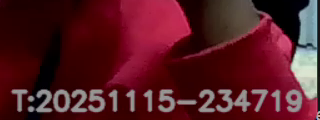
#> input picture sample_roi.png, 320 x 120 px, given in place of the camera
$ python glare_rescue.py   (older library calls are emulated)
#> lines starting #> are read from the running program, lines starting #| are printed output that depends on the picture
#> further down, frame is the input picture: shape (120, 320, 3); mean B, G, R 34.9, 27.3, 85.9
import cv2
import numpy as np
import matplotlib.pyplot as plt

# --- NEW: MSR (Multi-Scale Retinex) in HSV SPACE ---

# [64 lines left out: functions apply_msr_hsv, apply_unsharp_mask, not called in this run]

def get_image_viability_stats(frame, dark_thresh=40, bright_thresh=250):
    """Analyzes a frame using the "Loss of Detail" metric."""
#> called with dark_thresh = 50, bright_thresh = 252
    gray = cv2.cvtColor(frame, cv2.COLOR_BGR2GRAY)
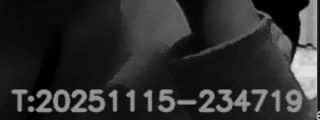
#> gray: shape (120, 320); min 0, max 228, mean 45.7
    hist = cv2.calcHist([gray], [0], None, [256], [0, 256])
#> hist = 256 values, max 1426 at index 20, min 0 at index 168, mean 150
    total_pixels = gray.shape[0] * gray.shape[1]
#> total_pixels = 38400

    dark_pixels = np.sum(hist[0:dark_thresh])
#> dark_pixels = 26241
    bright_pixels = np.sum(hist[bright_thresh:256])
#> bright_pixels = 0
    mid_tone_pixels = np.sum(hist[dark_thresh:bright_thresh])
#> mid_tone_pixels = 12159

    dark_pct = (dark_pixels / total_pixels) * 100
#> dark_pct = 68.34
    bright_pct = (bright_pixels / total_pixels) * 100
#> bright_pct = 0
    mid_pct = (mid_tone_pixels / total_pixels) * 100
#> mid_pct = 31.66

    # --- "LOSS OF DETAIL" METRIC ---
    threshold_dark_pct = 30.0
    threshold_bright_pct = 1.0
    threshold_mid_pct = 60.0

    is_glare = (
        dark_pct > threshold_dark_pct and
        bright_pct > threshold_bright_pct and
        mid_pct < threshold_mid_pct
    )
#> is_glare = False

    return is_glare, dark_pct, mid_pct, bright_pct, hist, gray

# --- Standalone Test Harness ---
if __name__ == "__main__":

    print("Starting glare rescue test...")
    print("...Press 'm' to toggle rescue mode: CLAHE vs MSR (HSV)")
    print("Press 'q' in the OpenCV window to quit.")

    # --- Setup ---
    cap = cv2.VideoCapture(0)
    if not cap.isOpened():
        print("ERROR: Cannot open camera.")
        exit()

    clahe = cv2.createCLAHE(clipLimit=16.0, tileGridSize=(4, 4))

    # --- Rescue Mode State ---
    rescue_mode = 'CLAHE' # Start with CLAHE

    # --- Matplotlib Setup ---
    plt.ion()
    fig, (ax1, ax2) = plt.subplots(2, 1, figsize=(8, 8))
    fig.suptitle('Live Histogram Analysis', fontsize=16)

    ax1.set_title("Continuous Histogram (0-255)")
    x_continuous = np.arange(256)
    line_continuous, = ax1.plot(x_continuous, np.zeros(256), color='b')
    ax1.set_xlim(0, 255)
    ax1.axvline(x=40, color='r', linestyle='--')
    ax1.axvline(x=250, color='r', linestyle='--')

    ax2.set_title("Bucket-wise Histogram (~10 Intensity Buckets)")
    nbins = 26
    x_bucketed = np.arange(nbins)
    rects_bucketed = ax2.bar(x_bucketed, np.zeros(nbins), width=1.0, color='g')
    ax2.set_xlim(0, nbins - 1)

    plt.tight_layout(rect=(0, 0.03, 1, 0.95))

    # --- Main Loop ---
    while True:
        ret, frame = cap.read()
        if not ret:
            break

        is_glare, dark_pct, mid_pct, bright_pct, hist, gray = get_image_viability_stats(
            frame, dark_thresh=50, bright_thresh=252
        )
#> is_glare = False; dark_pct = 68.34; mid_pct = 31.66; bright_pct = 0

        # 2. --- ACTIVE DEFENSE LOGIC (with TOGGLE) ---
        if is_glare:
            if rescue_mode == 'CLAHE':
                # --- 1. CLAHE Rescue ---
                lab_frame = cv2.cvtColor(frame, cv2.COLOR_BGR2LAB)
                l, a, b = cv2.split(lab_frame)
                l_clahe = clahe.apply(l)
                enhanced_lab_frame = cv2.merge((l_clahe, a, b))
                clahe_rescued_frame = cv2.cvtColor(enhanced_lab_frame, cv2.COLOR_LAB2BGR)

                # --- 2. Sharpening ---
                processed_frame = apply_unsharp_mask(clahe_rescued_frame, amount=1.0)

                # --- 3. NEW HACK: TAME HIGHLIGHTS ---
                # Find the original blown-out highlights
                gray_raw = cv2.cvtColor(frame, cv2.COLOR_BGR2GRAY)
                ret, mask = cv2.threshold(gray_raw, 252, 255, cv2.THRESH_BINARY)
                # Set those pixels to a neutral gray
                processed_frame[mask > 0] = (150, 150, 150)
                # --- END OF HACK ---

                status_text = "GLARE (RESCUE: CLAHE + HACK)"
                text_color = (0, 0, 255) # Red

            else: # rescue_mode == 'MSR'
                # --- NEW: MSR in HSV space ---
                processed_frame = apply_msr_hsv(frame)

                status_text = "GLARE (RESCUE: MSR)"
                text_color = (0, 165, 255) # Orange

        else:
            # No glare
            processed_frame = frame
            status_text = "Status: Normal"
            text_color = (0, 255, 0) # Green

        # 3. Add status text
        cv2.putText(processed_frame, status_text,
                    (10, 30), cv2.FONT_HERSHEY_SIMPLEX,
                    0.7, text_color, 2)

        # 4. Add the percentage stats
        h, w, _ = frame.shape
#> h = 120; w = 320
        stats_text_1 = f"Dark %: {dark_pct:.1f}"
#> stats_text_1 = 'Dark %: 68.3'
        stats_text_2 = f"Mid %:  {mid_pct:.1f}"
#> stats_text_2 = 'Mid %:  31.7'
        stats_text_3 = f"Bright %: {bright_pct:.1f}"
#> stats_text_3 = 'Bright %: 0.0'

        cv2.putText(processed_frame, stats_text_1, (10, h - 50),
                    cv2.FONT_HERSHEY_SIMPLEX, 0.6, (255, 255, 255), 2)
        cv2.putText(processed_frame, stats_text_2, (10, h - 30),
                    cv2.FONT_HERSHEY_SIMPLEX, 0.6, (255, 255, 255), 2)
        cv2.putText(processed_frame, stats_text_3, (10, h - 10),
                    cv2.FONT_HERSHEY_SIMPLEX, 0.6, (255, 255, 255), 2)
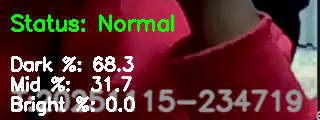
#> processed_frame: shape (120, 320, 3); mean B, G, R 48.2, 48.9, 94.5

        # 5. Calculate Bucketed Histogram
        hist_bucketed = cv2.calcHist([gray], [0], None, [nbins], [0, 256])
#> hist_bucketed = 26 values, max 10811 at index 1, min 0 at index 24, mean 1476.9

        # 6. Update Histogram Plots
        line_continuous.set_ydata(hist.ravel())
        ax1.set_ylim(0, np.max(hist[10:-10]) + 100)

        for rect, h in zip(rects_bucketed, hist_bucketed.ravel()):
            rect.set_height(h)
#> this loop made 26 passes
#> h on passes 1 to 12: 3592, 10811, 7415, 2998, 1425, 1632, 1724, 1385, 1928, 828, 405, 367
        ax2.set_ylim(0, np.max(hist_bucketed[1:-1]) + 100)

        fig.canvas.draw()
        fig.canvas.flush_events()

        # 7. Display BOTH Frames
        cv2.imshow("Aegis Rescued Feed (Press 'm' to toggle, 'q' to quit)", processed_frame)
        cv2.imshow("Raw Feed", frame)

        # --- Keypress Handler ---
        key = cv2.waitKey(1)
#> (key q is pressed here)
        if key == ord('q'):
            break
        if key == ord('m'):
            if rescue_mode == 'CLAHE':
                rescue_mode = 'MSR'
                print("Switched to MSR (HSV) Rescue Mode")
            else:
                rescue_mode = 'CLAHE'
                print("Switched to CLAHE + Unsharp Rescue Mode")

    # --- Cleanup ---
    cap.release()
    cv2.destroyAllWindows()
    plt.ioff()
    plt.close(fig)
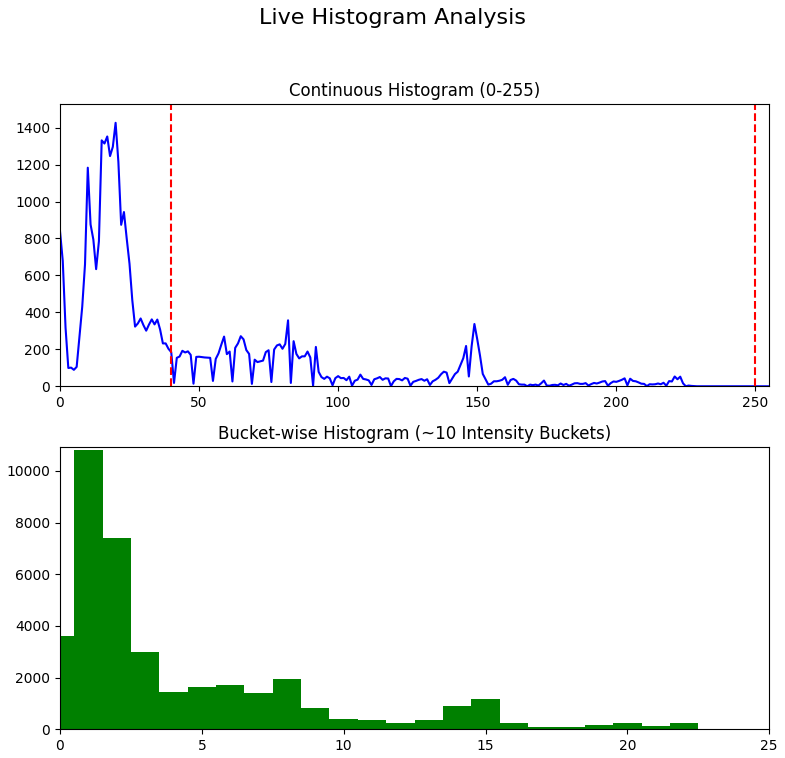
#> figure drawn by matplotlib, 2 panels; panel 1: curve peaks at x = 20, y = 1426; panel 2: tallest bar 10811 high, from x = 0.5 to 1.5
    print("Test finished.")
